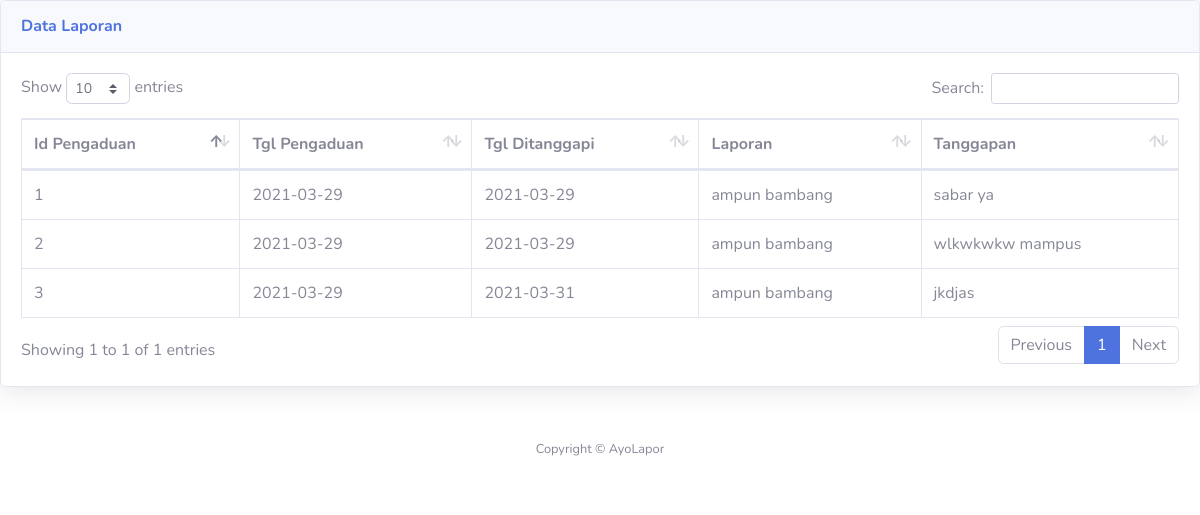
/admin/data_laporan.php, run on the app's committed database.
### tables this page shows
CREATE TABLE `tanggapan` (
  `id_tanggapan` int(11) NOT NULL,
  `id_pengaduan` int(11) NOT NULL,
  `tgl_tanggapan` date NOT NULL,
  `tanggapan` text NOT NULL,
  `id_petugas` int(11) NOT NULL
);

CREATE TABLE `pengaduan` (
  `id_pengaduan` int(11) NOT NULL,
  `tgl_pengaduan` date NOT NULL,
  `nik` varchar(16) NOT NULL,
  `isi_laporan` text NOT NULL,
  `foto` varchar(255) NOT NULL,
  `status` enum('0','proses','selesai','') NOT NULL
);

### admin/data_laporan.php (the view, shortened to what this page needs)
<!DOCTYPE html>
<html lang="en">
<head>
    <link href="../vendor/fontawesome-free/css/all.min.css" rel="stylesheet" type="text/css">
    <link href="../css/sb-admin-2.min.css" rel="stylesheet">
    <link href="../vendor/datatables/dataTables.bootstrap4.min.css" rel="stylesheet">
</head>
<body id="page-top">
    <div class="card shadow mb-4">
        <div class="card-header py-3">
            <h6 class="m-0 font-weight-bold text-primary">Data Laporan</h6>
        </div>
        <div class="card-body">
            <div class="table-responsive">
                <table class="table table-bordered" id="dataTable" width="100%" cellspacing="0">
                    <thead>
                        <tr>
                            <th>Id Pengaduan</th>
                            <th>Tgl Pengaduan</th>
                            <th>Tgl Ditanggapi</th>
                            <th>Laporan</th>
                            <th>Tanggapan</th>
                        </tr>
                    </thead>
                    <?php
                    require '../koneksi.php';
                    $sql = mysqli_query($conn, "select * from pengaduan, tanggapan where tanggapan.id_pengaduan=
            tanggapan.id_pengaduan=pengaduan.id_pengaduan");
                    while ($data = mysqli_fetch_array($sql)) {
                    ?>
                        <tbody>
                            <tr>
                                <td><?php echo $data['id_pengaduan']; ?></td>
                                <td><?php echo $data['tgl_pengaduan']; ?></td>
                                <td><?php echo $data['tgl_tanggapan']; ?></td>
                                <td><?php echo $data['isi_laporan']; ?></td>
                                <td><?php echo $data['tanggapan']; ?></td>
                            </tr>
                        </tbody>
                    <?php } ?>
                </table>
            </div>
        </div>
    </div>
    <footer class="sticky-footer bg-white">
        <div class="container my-auto">
            <div class="copyright text-center my-auto">
                <span>Copyright &copy; AyoLapor</span>
            </div>
        </div>
    </footer>
</body>
</html>

### data on the page
tanggapan: id_pengaduan "1", id_pengaduan.tgl_pengaduan "2021-03-29", tgl_tanggapan "2021-03-29", id_pengaduan.isi_laporan "ampun bambang", tanggapan "sabar ya"
tanggapan: id_pengaduan "2", pengaduan.tgl_pengaduan "2021-03-29", tgl_tanggapan "2021-03-29", pengaduan.isi_laporan "ampun bambang", tanggapan "wlkwkwkw mampus"
tanggapan: id_pengaduan "3", pengaduan.tgl_pengaduan "2021-03-29", tgl_tanggapan "2021-03-31", pengaduan.isi_laporan "ampun bambang", tanggapan "jkdjas"
